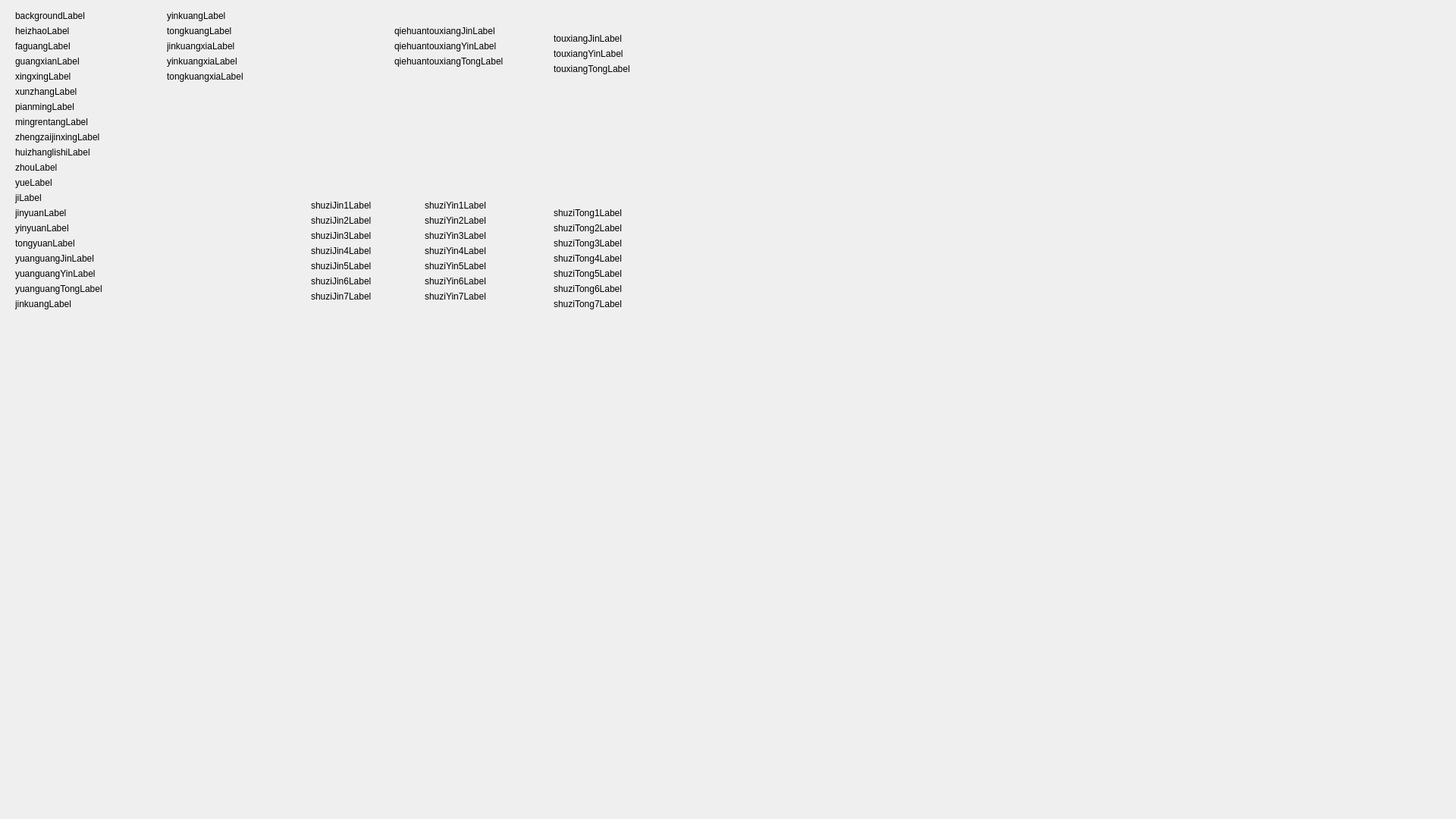
<?xml version="1.0" encoding="UTF-8"?>
<ui version="4.0">
 <class>Widget</class>
 <widget class="QWidget" name="Widget">
  <property name="geometry">
   <rect>
    <x>0</x>
    <y>0</y>
    <width>1920</width>
    <height>1080</height>
   </rect>
  </property>
  <property name="windowTitle">
   <string>HallOfFame</string>
  </property>
  <widget class="QLabel" name="backgroundLabel">
   <property name="geometry">
    <rect>
     <x>20</x>
     <y>10</y>
     <width>131</width>
     <height>21</height>
    </rect>
   </property>
   <property name="text">
    <string>backgroundLabel</string>
   </property>
  </widget>
  <widget class="QLabel" name="heizhaoLabel">
   <property name="geometry">
    <rect>
     <x>20</x>
     <y>30</y>
     <width>91</width>
     <height>21</height>
    </rect>
   </property>
   <property name="text">
    <string>heizhaoLabel</string>
   </property>
  </widget>
  <widget class="QLabel" name="faguangLabel">
   <property name="geometry">
    <rect>
     <x>20</x>
     <y>50</y>
     <width>81</width>
     <height>21</height>
    </rect>
   </property>
   <property name="text">
    <string>faguangLabel</string>
   </property>
  </widget>
  <widget class="QLabel" name="guangxianLabel">
   <property name="geometry">
    <rect>
     <x>20</x>
     <y>70</y>
     <width>101</width>
     <height>21</height>
    </rect>
   </property>
   <property name="text">
    <string>guangxianLabel</string>
   </property>
  </widget>
  <widget class="QLabel" name="xingxingLabel">
   <property name="geometry">
    <rect>
     <x>20</x>
     <y>90</y>
     <width>91</width>
     <height>21</height>
    </rect>
   </property>
   <property name="text">
    <string>xingxingLabel</string>
   </property>
  </widget>
  <widget class="QLabel" name="xunzhangLabel">
   <property name="geometry">
    <rect>
     <x>20</x>
     <y>110</y>
     <width>91</width>
     <height>21</height>
    </rect>
   </property>
   <property name="text">
    <string>xunzhangLabel</string>
   </property>
  </widget>
  <widget class="QLabel" name="pianmingLabel">
   <property name="geometry">
    <rect>
     <x>20</x>
     <y>130</y>
     <width>91</width>
     <height>21</height>
    </rect>
   </property>
   <property name="text">
    <string>pianmingLabel</string>
   </property>
  </widget>
  <widget class="QLabel" name="mingrentangLabel">
   <property name="geometry">
    <rect>
     <x>20</x>
     <y>150</y>
     <width>101</width>
     <height>21</height>
    </rect>
   </property>
   <property name="text">
    <string>mingrentangLabel</string>
   </property>
  </widget>
  <widget class="QLabel" name="jiLabel">
   <property name="geometry">
    <rect>
     <x>20</x>
     <y>250</y>
     <width>59</width>
     <height>21</height>
    </rect>
   </property>
   <property name="text">
    <string>jiLabel</string>
   </property>
  </widget>
  <widget class="QLabel" name="jinyuanLabel">
   <property name="geometry">
    <rect>
     <x>20</x>
     <y>270</y>
     <width>111</width>
     <height>21</height>
    </rect>
   </property>
   <property name="text">
    <string>jinyuanLabel</string>
   </property>
  </widget>
  <widget class="QLabel" name="huizhanglishiLabel">
   <property name="geometry">
    <rect>
     <x>20</x>
     <y>190</y>
     <width>121</width>
     <height>21</height>
    </rect>
   </property>
   <property name="text">
    <string>huizhanglishiLabel</string>
   </property>
  </widget>
  <widget class="QLabel" name="zhengzaijinxingLabel">
   <property name="geometry">
    <rect>
     <x>20</x>
     <y>170</y>
     <width>141</width>
     <height>21</height>
    </rect>
   </property>
   <property name="text">
    <string>zhengzaijinxingLabel</string>
   </property>
  </widget>
  <widget class="QLabel" name="yueLabel">
   <property name="geometry">
    <rect>
     <x>20</x>
     <y>230</y>
     <width>61</width>
     <height>21</height>
    </rect>
   </property>
   <property name="text">
    <string>yueLabel</string>
   </property>
  </widget>
  <widget class="QLabel" name="zhouLabel">
   <property name="geometry">
    <rect>
     <x>20</x>
     <y>210</y>
     <width>81</width>
     <height>21</height>
    </rect>
   </property>
   <property name="text">
    <string>zhouLabel</string>
   </property>
  </widget>
  <widget class="QLabel" name="yuanguangTongLabel">
   <property name="geometry">
    <rect>
     <x>20</x>
     <y>370</y>
     <width>141</width>
     <height>21</height>
    </rect>
   </property>
   <property name="text">
    <string>yuanguangTongLabel</string>
   </property>
  </widget>
  <widget class="QLabel" name="yuanguangJinLabel">
   <property name="geometry">
    <rect>
     <x>20</x>
     <y>330</y>
     <width>141</width>
     <height>21</height>
    </rect>
   </property>
   <property name="text">
    <string>yuanguangJinLabel</string>
   </property>
  </widget>
  <widget class="QLabel" name="yinyuanLabel">
   <property name="geometry">
    <rect>
     <x>20</x>
     <y>290</y>
     <width>111</width>
     <height>21</height>
    </rect>
   </property>
   <property name="text">
    <string>yinyuanLabel</string>
   </property>
  </widget>
  <widget class="QLabel" name="tongyuanLabel">
   <property name="geometry">
    <rect>
     <x>20</x>
     <y>310</y>
     <width>111</width>
     <height>21</height>
    </rect>
   </property>
   <property name="text">
    <string>tongyuanLabel</string>
   </property>
  </widget>
  <widget class="QLabel" name="jinkuangLabel">
   <property name="geometry">
    <rect>
     <x>20</x>
     <y>390</y>
     <width>131</width>
     <height>21</height>
    </rect>
   </property>
   <property name="text">
    <string>jinkuangLabel</string>
   </property>
  </widget>
  <widget class="QLabel" name="yuanguangYinLabel">
   <property name="geometry">
    <rect>
     <x>20</x>
     <y>350</y>
     <width>131</width>
     <height>21</height>
    </rect>
   </property>
   <property name="text">
    <string>yuanguangYinLabel</string>
   </property>
  </widget>
  <widget class="QLabel" name="tongkuangLabel">
   <property name="geometry">
    <rect>
     <x>220</x>
     <y>30</y>
     <width>121</width>
     <height>21</height>
    </rect>
   </property>
   <property name="text">
    <string>tongkuangLabel</string>
   </property>
  </widget>
  <widget class="QLabel" name="jinkuangxiaLabel">
   <property name="geometry">
    <rect>
     <x>220</x>
     <y>50</y>
     <width>141</width>
     <height>21</height>
    </rect>
   </property>
   <property name="text">
    <string>jinkuangxiaLabel</string>
   </property>
  </widget>
  <widget class="QLabel" name="qiehuantouxiangJinLabel">
   <property name="geometry">
    <rect>
     <x>520</x>
     <y>30</y>
     <width>181</width>
     <height>21</height>
    </rect>
   </property>
   <property name="text">
    <string>qiehuantouxiangJinLabel</string>
   </property>
  </widget>
  <widget class="QLabel" name="yinkuangxiaLabel">
   <property name="geometry">
    <rect>
     <x>220</x>
     <y>70</y>
     <width>131</width>
     <height>21</height>
    </rect>
   </property>
   <property name="text">
    <string>yinkuangxiaLabel</string>
   </property>
  </widget>
  <widget class="QLabel" name="yinkuangLabel">
   <property name="geometry">
    <rect>
     <x>220</x>
     <y>10</y>
     <width>141</width>
     <height>21</height>
    </rect>
   </property>
   <property name="text">
    <string>yinkuangLabel</string>
   </property>
  </widget>
  <widget class="QLabel" name="tongkuangxiaLabel">
   <property name="geometry">
    <rect>
     <x>220</x>
     <y>90</y>
     <width>141</width>
     <height>21</height>
    </rect>
   </property>
   <property name="text">
    <string>tongkuangxiaLabel</string>
   </property>
  </widget>
  <widget class="QLabel" name="touxiangYinLabel">
   <property name="geometry">
    <rect>
     <x>730</x>
     <y>60</y>
     <width>131</width>
     <height>21</height>
    </rect>
   </property>
   <property name="text">
    <string>touxiangYinLabel</string>
   </property>
  </widget>
  <widget class="QLabel" name="shuziJin6Label">
   <property name="geometry">
    <rect>
     <x>410</x>
     <y>360</y>
     <width>181</width>
     <height>21</height>
    </rect>
   </property>
   <property name="text">
    <string>shuziJin6Label</string>
   </property>
  </widget>
  <widget class="QLabel" name="touxiangTongLabel">
   <property name="geometry">
    <rect>
     <x>730</x>
     <y>80</y>
     <width>141</width>
     <height>21</height>
    </rect>
   </property>
   <property name="text">
    <string>touxiangTongLabel</string>
   </property>
  </widget>
  <widget class="QLabel" name="qiehuantouxiangTongLabel">
   <property name="geometry">
    <rect>
     <x>520</x>
     <y>70</y>
     <width>191</width>
     <height>21</height>
    </rect>
   </property>
   <property name="text">
    <string>qiehuantouxiangTongLabel</string>
   </property>
  </widget>
  <widget class="QLabel" name="touxiangJinLabel">
   <property name="geometry">
    <rect>
     <x>730</x>
     <y>40</y>
     <width>141</width>
     <height>21</height>
    </rect>
   </property>
   <property name="text">
    <string>touxiangJinLabel</string>
   </property>
  </widget>
  <widget class="QLabel" name="qiehuantouxiangYinLabel">
   <property name="geometry">
    <rect>
     <x>520</x>
     <y>50</y>
     <width>161</width>
     <height>21</height>
    </rect>
   </property>
   <property name="text">
    <string>qiehuantouxiangYinLabel</string>
   </property>
  </widget>
  <widget class="QLabel" name="shuziJin4Label">
   <property name="geometry">
    <rect>
     <x>410</x>
     <y>320</y>
     <width>131</width>
     <height>21</height>
    </rect>
   </property>
   <property name="text">
    <string>shuziJin4Label</string>
   </property>
  </widget>
  <widget class="QLabel" name="shuziJin3Label">
   <property name="geometry">
    <rect>
     <x>410</x>
     <y>300</y>
     <width>141</width>
     <height>21</height>
    </rect>
   </property>
   <property name="text">
    <string>shuziJin3Label</string>
   </property>
  </widget>
  <widget class="QLabel" name="shuziJin2Label">
   <property name="geometry">
    <rect>
     <x>410</x>
     <y>280</y>
     <width>191</width>
     <height>21</height>
    </rect>
   </property>
   <property name="text">
    <string>shuziJin2Label</string>
   </property>
  </widget>
  <widget class="QLabel" name="shuziJin1Label">
   <property name="geometry">
    <rect>
     <x>410</x>
     <y>260</y>
     <width>161</width>
     <height>21</height>
    </rect>
   </property>
   <property name="text">
    <string>shuziJin1Label</string>
   </property>
  </widget>
  <widget class="QLabel" name="shuziJin5Label">
   <property name="geometry">
    <rect>
     <x>410</x>
     <y>340</y>
     <width>141</width>
     <height>21</height>
    </rect>
   </property>
   <property name="text">
    <string>shuziJin5Label</string>
   </property>
  </widget>
  <widget class="QLabel" name="shuziJin7Label">
   <property name="geometry">
    <rect>
     <x>410</x>
     <y>380</y>
     <width>181</width>
     <height>21</height>
    </rect>
   </property>
   <property name="text">
    <string>shuziJin7Label</string>
   </property>
  </widget>
  <widget class="QLabel" name="shuziYin1Label">
   <property name="geometry">
    <rect>
     <x>560</x>
     <y>260</y>
     <width>161</width>
     <height>21</height>
    </rect>
   </property>
   <property name="text">
    <string>shuziYin1Label</string>
   </property>
  </widget>
  <widget class="QLabel" name="shuziYin3Label">
   <property name="geometry">
    <rect>
     <x>560</x>
     <y>300</y>
     <width>141</width>
     <height>21</height>
    </rect>
   </property>
   <property name="text">
    <string>shuziYin3Label</string>
   </property>
  </widget>
  <widget class="QLabel" name="shuziYin7Label">
   <property name="geometry">
    <rect>
     <x>560</x>
     <y>380</y>
     <width>181</width>
     <height>21</height>
    </rect>
   </property>
   <property name="text">
    <string>shuziYin7Label</string>
   </property>
  </widget>
  <widget class="QLabel" name="shuziYin5Label">
   <property name="geometry">
    <rect>
     <x>560</x>
     <y>340</y>
     <width>141</width>
     <height>21</height>
    </rect>
   </property>
   <property name="text">
    <string>shuziYin5Label</string>
   </property>
  </widget>
  <widget class="QLabel" name="shuziYin6Label">
   <property name="geometry">
    <rect>
     <x>560</x>
     <y>360</y>
     <width>181</width>
     <height>21</height>
    </rect>
   </property>
   <property name="text">
    <string>shuziYin6Label</string>
   </property>
  </widget>
  <widget class="QLabel" name="shuziYin2Label">
   <property name="geometry">
    <rect>
     <x>560</x>
     <y>280</y>
     <width>191</width>
     <height>21</height>
    </rect>
   </property>
   <property name="text">
    <string>shuziYin2Label</string>
   </property>
  </widget>
  <widget class="QLabel" name="shuziYin4Label">
   <property name="geometry">
    <rect>
     <x>560</x>
     <y>320</y>
     <width>131</width>
     <height>21</height>
    </rect>
   </property>
   <property name="text">
    <string>shuziYin4Label</string>
   </property>
  </widget>
  <widget class="QLabel" name="shuziTong1Label">
   <property name="geometry">
    <rect>
     <x>730</x>
     <y>270</y>
     <width>161</width>
     <height>21</height>
    </rect>
   </property>
   <property name="text">
    <string>shuziTong1Label</string>
   </property>
  </widget>
  <widget class="QLabel" name="shuziTong3Label">
   <property name="geometry">
    <rect>
     <x>730</x>
     <y>310</y>
     <width>141</width>
     <height>21</height>
    </rect>
   </property>
   <property name="text">
    <string>shuziTong3Label</string>
   </property>
  </widget>
  <widget class="QLabel" name="shuziTong7Label">
   <property name="geometry">
    <rect>
     <x>730</x>
     <y>390</y>
     <width>181</width>
     <height>21</height>
    </rect>
   </property>
   <property name="text">
    <string>shuziTong7Label</string>
   </property>
  </widget>
  <widget class="QLabel" name="shuziTong5Label">
   <property name="geometry">
    <rect>
     <x>730</x>
     <y>350</y>
     <width>141</width>
     <height>21</height>
    </rect>
   </property>
   <property name="text">
    <string>shuziTong5Label</string>
   </property>
  </widget>
  <widget class="QLabel" name="shuziTong6Label">
   <property name="geometry">
    <rect>
     <x>730</x>
     <y>370</y>
     <width>181</width>
     <height>21</height>
    </rect>
   </property>
   <property name="text">
    <string>shuziTong6Label</string>
   </property>
  </widget>
  <widget class="QLabel" name="shuziTong2Label">
   <property name="geometry">
    <rect>
     <x>730</x>
     <y>290</y>
     <width>191</width>
     <height>21</height>
    </rect>
   </property>
   <property name="text">
    <string>shuziTong2Label</string>
   </property>
  </widget>
  <widget class="QLabel" name="shuziTong4Label">
   <property name="geometry">
    <rect>
     <x>730</x>
     <y>330</y>
     <width>131</width>
     <height>21</height>
    </rect>
   </property>
   <property name="text">
    <string>shuziTong4Label</string>
   </property>
  </widget>
  <zorder>backgroundLabel</zorder>
  <zorder>heizhaoLabel</zorder>
  <zorder>jinyuanLabel</zorder>
  <zorder>tongyuanLabel</zorder>
  <zorder>yinyuanLabel</zorder>
  <zorder>touxiangTongLabel</zorder>
  <zorder>touxiangYinLabel</zorder>
  <zorder>touxiangJinLabel</zorder>
  <zorder>faguangLabel</zorder>
  <zorder>guangxianLabel</zorder>
  <zorder>xingxingLabel</zorder>
  <zorder>xunzhangLabel</zorder>
  <zorder>pianmingLabel</zorder>
  <zorder>mingrentangLabel</zorder>
  <zorder>huizhanglishiLabel</zorder>
  <zorder>zhengzaijinxingLabel</zorder>
  <zorder>yuanguangTongLabel</zorder>
  <zorder>yuanguangJinLabel</zorder>
  <zorder>jinkuangLabel</zorder>
  <zorder>yuanguangYinLabel</zorder>
  <zorder>tongkuangLabel</zorder>
  <zorder>jinkuangxiaLabel</zorder>
  <zorder>yinkuangxiaLabel</zorder>
  <zorder>yinkuangLabel</zorder>
  <zorder>tongkuangxiaLabel</zorder>
  <zorder>shuziJin4Label</zorder>
  <zorder>shuziTong2Label</zorder>
  <zorder>shuziYin4Label</zorder>
  <zorder>shuziYin5Label</zorder>
  <zorder>shuziTong6Label</zorder>
  <zorder>shuziJin6Label</zorder>
  <zorder>shuziYin6Label</zorder>
  <zorder>shuziTong3Label</zorder>
  <zorder>shuziTong1Label</zorder>
  <zorder>shuziYin3Label</zorder>
  <zorder>shuziYin7Label</zorder>
  <zorder>shuziJin1Label</zorder>
  <zorder>shuziJin2Label</zorder>
  <zorder>shuziYin2Label</zorder>
  <zorder>shuziTong5Label</zorder>
  <zorder>shuziYin1Label</zorder>
  <zorder>shuziJin7Label</zorder>
  <zorder>shuziTong7Label</zorder>
  <zorder>shuziTong4Label</zorder>
  <zorder>shuziJin5Label</zorder>
  <zorder>shuziJin3Label</zorder>
  <zorder>jiLabel</zorder>
  <zorder>yueLabel</zorder>
  <zorder>zhouLabel</zorder>
  <zorder>qiehuantouxiangJinLabel</zorder>
  <zorder>qiehuantouxiangTongLabel</zorder>
  <zorder>qiehuantouxiangYinLabel</zorder>
 </widget>
 <layoutdefault spacing="6" margin="11"/>
 <resources/>
 <connections/>
</ui>
